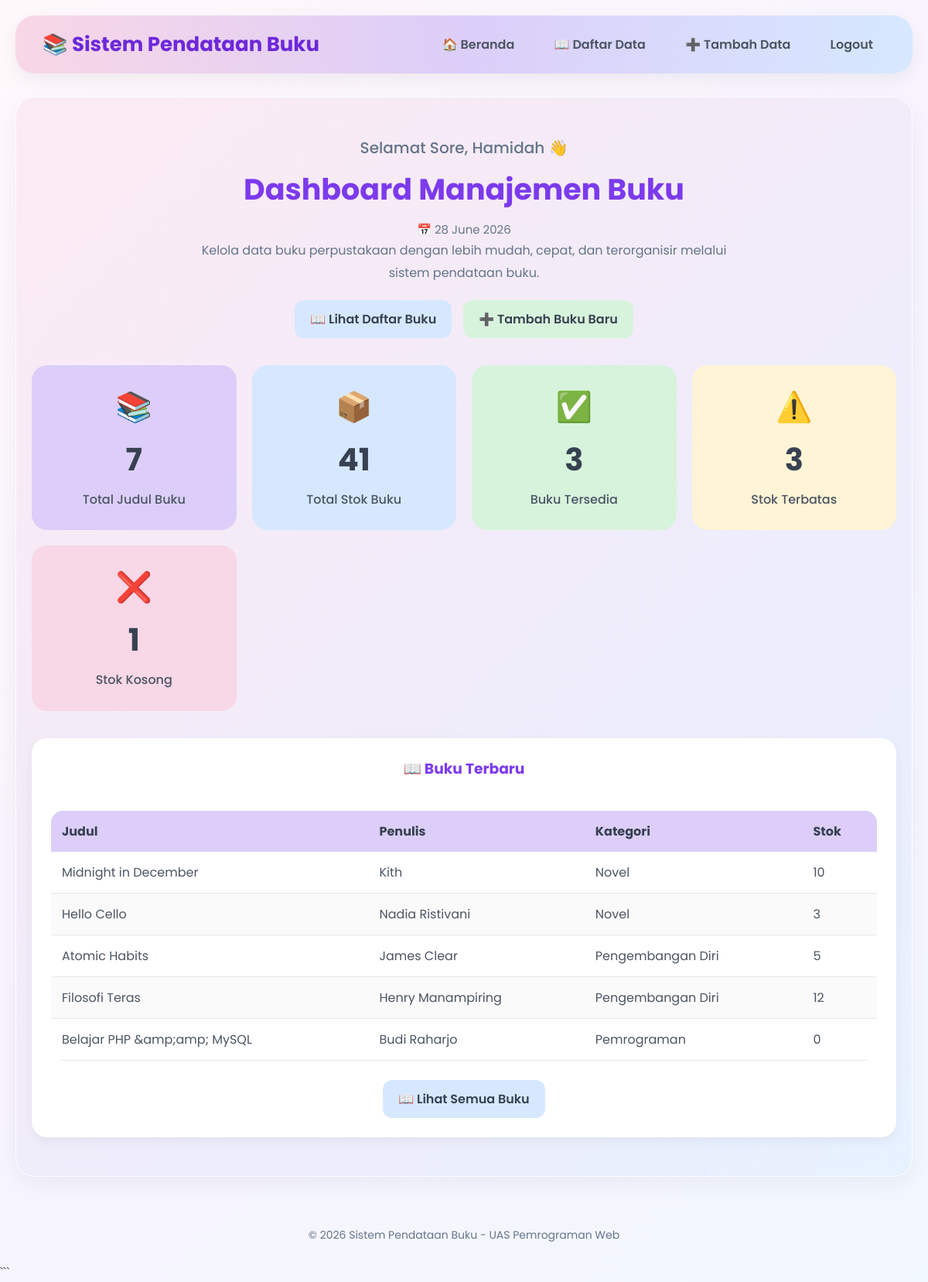
/index.php (signed in), run on the app's committed database.
### tables this page shows
CREATE TABLE `buku` (
  `id` int(11) NOT NULL AUTO_INCREMENT,
  `judul` varchar(150) NOT NULL,
  `penulis` varchar(100) NOT NULL,
  `penerbit` varchar(100) NOT NULL,
  `tahun_terbit` year(4) NOT NULL,
  `kategori` varchar(50) NOT NULL,
  `stok` int(11) NOT NULL DEFAULT 0,
  PRIMARY KEY (`id`)
);

### functions.php (called while the page is built, shortened)
<?php
function ambilStatistik($koneksi)
{
    $sql = "SELECT COUNT(*) AS total_judul,
                   SUM(stok) AS total_stok
            FROM buku";
    $hasil = mysqli_query($koneksi, $sql);
    $baris = mysqli_fetch_assoc($hasil);
    return [
        "judul" => $baris['total_judul'],
        "stok" => $baris['total_stok'] ? $baris['total_stok'] : 0
    ];
}
?>

### index.php (the view, shortened to what this page needs)
<?php
require "koneksi.php";
require "functions.php";
$nama_pengguna = $_SESSION['nama'];
$statistik = ambilStatistik($koneksi);
$tersedia = 0;
$terbatas = 0;
$kosong   = 0;
$query_status = mysqli_query($koneksi, "SELECT stok FROM buku");
while ($data = mysqli_fetch_assoc($query_status)) {
    if ($data['stok'] > 5) {
        $tersedia++;
    } elseif ($data['stok'] > 0) {
        $terbatas++;
    } else {
        $kosong++;
    }
}
$jam = (int) date("H");
if ($jam >= 5 && $jam < 12) {
    $sambutan = "Selamat Pagi";
} elseif ($jam >= 12 && $jam < 15) {
    $sambutan = "Selamat Siang";
} elseif ($jam >= 15 && $jam < 18) {
    $sambutan = "Selamat Sore";
} else {
    $sambutan = "Selamat Malam";
}
?>
<!DOCTYPE html>
<html lang="id">
<head>
<link rel="stylesheet" href="style.css">
</head>
<body>
<div class="navbar">
    <h1>📚 Sistem Pendataan Buku</h1>
    <nav>
        <a href="index.php">🏠 Beranda</a>
        <a href="daftar.php">📖 Daftar Data</a>
        <a href="tambah.php">➕ Tambah Data</a>
        <a href="logout.php"> Logout</a>
    </nav>
</div>
<div class="container">
   <div class="card hero">
    <h4 class="greeting">
        <?= $sambutan ?>,
        <?= $nama_pengguna ?> 👋
    </h4>
    <h2>
        Dashboard Manajemen Buku
    </h2>
    <p class="tanggal">
        📅 <?= date("d F Y"); ?>
    </p>
        <p>
            Kelola data buku perpustakaan dengan lebih mudah,
            cepat, dan terorganisir melalui sistem pendataan buku.
        </p>
        <div class="hero-buttons">
            <a href="daftar.php" class="btn btn-primary">
                📖 Lihat Daftar Buku
            </a>
            <a href="tambah.php" class="btn btn-success">
                ➕ Tambah Buku Baru
            </a>
        </div>
        <div class="stat-grid">
            <div class="stat-box">
                <div class="stat-icon">📚</div>
                <h3><?= $statistik['judul']; ?></h3>
                <p>Total Judul Buku</p>
            </div>
            <div class="stat-box">
                <div class="stat-icon">📦</div>
                <h3><?= $statistik['stok']; ?></h3>
                <p>Total Stok Buku</p>
            </div>
            <div class="stat-box">
                <div class="stat-icon">✅</div>
                <h3><?= $tersedia; ?></h3>
                <p>Buku Tersedia</p>
            </div>
            <div class="stat-box">
                <div class="stat-icon">⚠️</div>
                <h3><?= $terbatas; ?></h3>
                <p>Stok Terbatas</p>
            </div>
            <div class="stat-box">
                <div class="stat-icon">❌</div>
                <h3><?= $kosong; ?></h3>
                <p>Stok Kosong</p>
            </div>
        </div>
        <div class="recent-books">
            <h3>📖 Buku Terbaru</h3>
            <div class="table-responsive">
                <table>
                    <thead>
                        <tr>
                            <th>Judul</th>
                            <th>Penulis</th>
                            <th>Kategori</th>
                            <th>Stok</th>
                        </tr>
                    </thead>
                    <tbody>
                    <?php
                    $query_buku = mysqli_query(
                        $koneksi,
                        "SELECT * FROM buku ORDER BY id DESC LIMIT 5"
                    );
                    while($buku = mysqli_fetch_assoc($query_buku)){
                    ?>
                        <tr>
                            <td><?= htmlspecialchars($buku['judul']); ?></td>
                            <td><?= htmlspecialchars($buku['penulis']); ?></td>
                            <td><?= htmlspecialchars($buku['kategori']); ?></td>
                            <td><?= $buku['stok']; ?></td>
                        </tr>
                    <?php } ?>
                    </tbody>
                </table>
            </div>
            <br>
            <a href="daftar.php" class="btn btn-primary">
                📖 Lihat Semua Buku
            </a>
        </div>
    </div>
</div>
<footer>
    &copy; <?= date("Y"); ?>
    Sistem Pendataan Buku - UAS Pemrograman Web
</footer>
```
</body>
</html>

### style.css (style rules this page uses)
:root { --pink:#F8D7E6; --lavender:#DCCEF9; --blue:#D6E8FF; --mint:#D8F3DC; --cream:#FFF4D6; --white:#FFFFFF; --text:#4B5563; --dark:#374151; }
* { margin:0; padding:0; box-sizing:border-box; }
body { font-family:'Poppins',sans-serif; background:linear-gradient( 135deg, #FFF8FB, #F7F4FF, #F2F8FF ); color:var(--text); min-height:100vh; }
.navbar { background:linear-gradient( 90deg, #F8D7E6, #DCCEF9, #D6E8FF ); display:flex; justify-content:space-between; align-items:center; padding:18px 35px; margin:20px; border-radius:25px; box-shadow:0 8px 25px rgba(0,0,0,.06); }
.navbar h1 { color:#6D28D9; font-size:26px; font-weight:700; }
.navbar nav a { text-decoration:none; color:var(--text); margin-left:15px; padding:10px 16px; border-radius:12px; font-weight:600; transition:.3s; }
.container { max-width:1200px; margin:30px auto; padding:0 20px; }
.card { background:rgba(255,255,255,.9); border-radius:25px; padding:30px; border:1px solid rgba(255,255,255,.8); box-shadow: 0 10px 30px rgba(0,0,0,.05); transition:.3s; }
.hero { text-align:center; padding:50px 20px; }
.hero h2 { color:#7C3AED; font-size:38px; margin-bottom:10px; }
.hero p { color:#64748B; max-width:700px; margin:auto; line-height:1.8; }
.hero-buttons { margin-top:25px; display:flex; justify-content:center; gap:15px; flex-wrap:wrap; }
.stat-grid { display:grid; grid-template-columns: repeat(auto-fit,minmax(220px,1fr)); gap:20px; margin-top:35px; }
.stat-box { border-radius:20px; padding:25px; text-align:center; transition:.3s; }
.stat-box:nth-child(1) { background:var(--lavender); }
.stat-box:nth-child(2) { background:var(--blue); }
.stat-box:nth-child(3) { background:var(--mint); }
.stat-box:nth-child(4) { background:var(--cream); }
.stat-box:nth-child(5) { background:var(--pink); }
.stat-box h3 { font-size:40px; color:var(--dark); margin-bottom:8px; }
.stat-box p { color:var(--text); font-weight:500; }
.btn { display:inline-block; padding:12px 20px; border:none; border-radius:12px; text-decoration:none; cursor:pointer; font-weight:600; transition:.3s; }
.btn-primary { background:var(--blue); color:var(--dark); }
.btn-success { background:var(--mint); color:var(--dark); }
.table-responsive { overflow-x:auto; }
table { width:100%; border-collapse:collapse; margin-top:20px; overflow:hidden; border-radius:15px; }
th { background:var(--lavender); color:var(--dark); }
th, td { padding:14px; text-align:left; }
tbody tr { border-bottom:1px solid #E2E8F0; }
tbody tr:nth-child(even) { background:#FAFAFA; }
footer { text-align:center; padding:25px; margin-top:40px; color:#64748B; font-size:14px; }
.info-box, .recent-books { margin-top:25px; background:white; padding:25px; border-radius:20px; box-shadow:0 5px 15px rgba(0,0,0,.05); }
.info-box h3, .recent-books h3 { color:#7C3AED; margin-bottom:10px; }
.stat-icon { font-size:40px; margin-bottom:10px; }
.tanggal { margin-top:10px; color:#64748B; font-size:15px; }
.hero { background:linear-gradient( 135deg, rgba(248,215,230,.4), rgba(214,232,255,.4) ); }
.stat-box { cursor:pointer; }
.greeting { color:#64748B; font-size:20px; font-weight:500; margin-bottom:10px; }
.tanggal { margin:10px 0; color:#64748B; }
.hero-buttons { margin-top:20px; display:flex; justify-content:center; gap:15px; flex-wrap:wrap; }
.stat-icon { font-size:38px; margin-bottom:10px; }
.recent-books { margin-top:35px; background:#fff; padding:25px; border-radius:20px; box-shadow:0 5px 15px rgba(0,0,0,.05); }
.recent-books h3 { margin-bottom:20px; color:#7C3AED; }

### data on the page
buku: judul "Midnight in December", penulis "Kith", kategori "Novel", stok "10"
buku: judul "Hello Cello", penulis "Nadia Ristivani", kategori "Novel", stok "3"
buku: judul "Atomic Habits", penulis "James Clear", kategori "Pengembangan Diri", stok "5"
buku: judul "Filosofi Teras", penulis "Henry Manampiring", kategori "Pengembangan Diri", stok "12"
buku: judul "Belajar PHP &amp;amp; MySQL", penulis "Budi Raharjo", kategori "Pemrograman", stok "0"

### other printed values
$sambutan "Selamat Sore"
$nama_pengguna "Hamidah"
$statistik['judul'] "7"
$statistik['stok'] "41"
$tersedia "3"
$terbatas "3"
$kosong "1"
